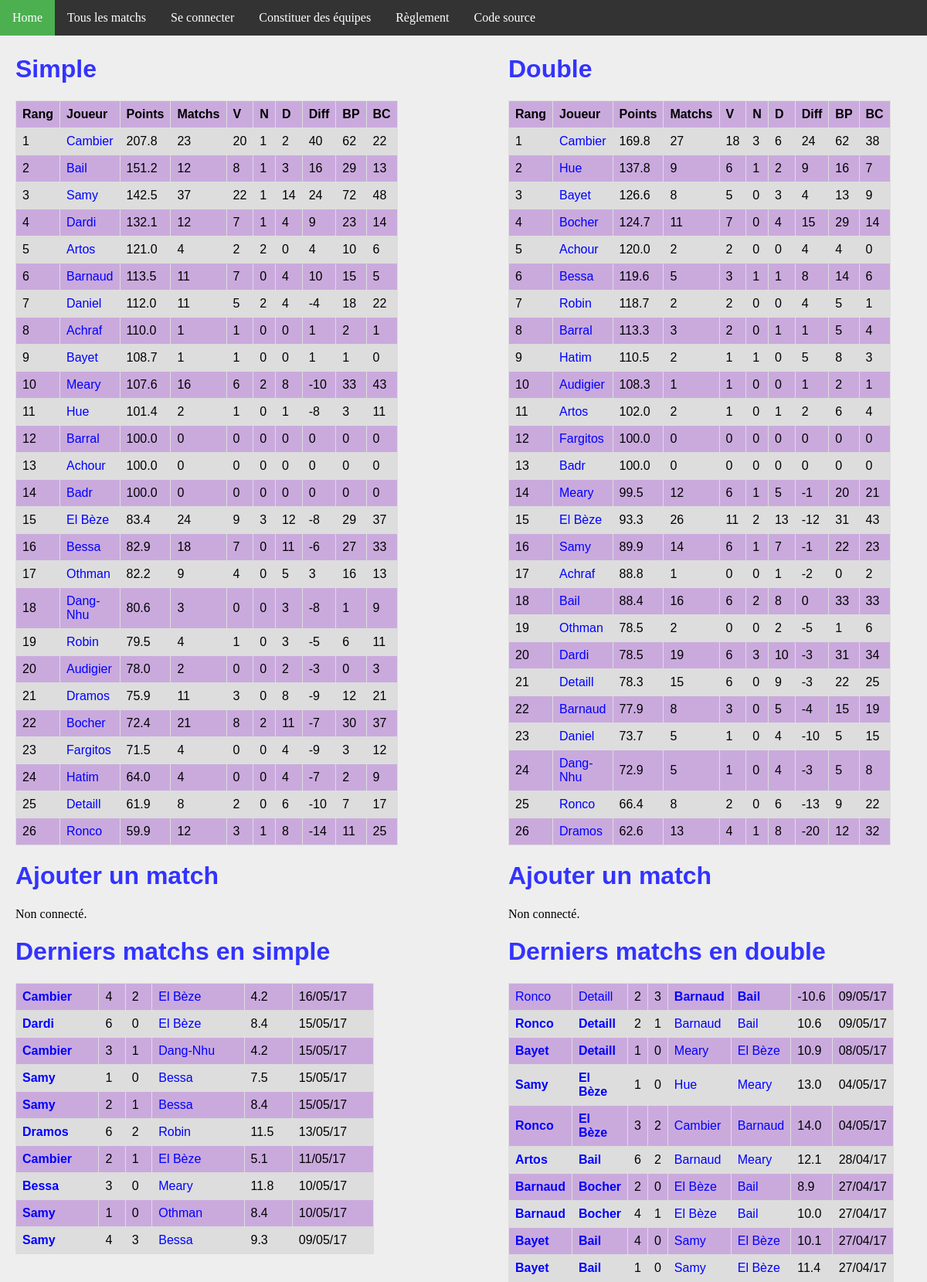
Before: / with the older database file.
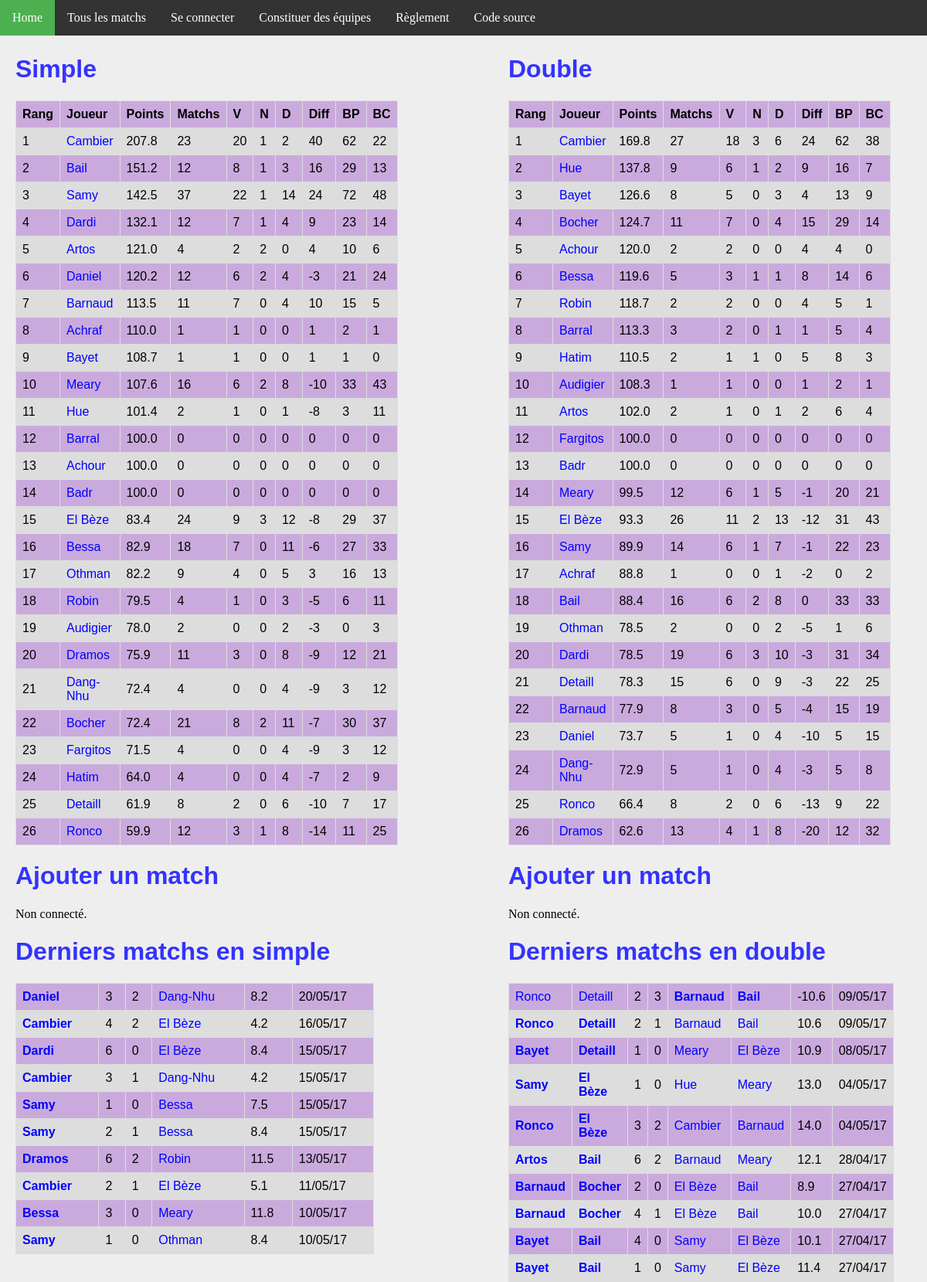
After: the same page with the newer database file.
### ranking/models.py (models this page shows, shortened)
class Joueur(models.Model):
    user = models.OneToOneField(User, on_delete=models.CASCADE)
    pseudo = models.CharField(max_length = 50, default="Pax lambda")
    simple_score = models.FloatField(default=100)
    simple_rang = models.IntegerField(default=0)
    simple_victoires = models.IntegerField(default=0)
    simple_nuls = models.IntegerField(default=0)
    simple_defaites = models.IntegerField(default=0)
    simple_buts_pour = models.IntegerField(default=0)
    simple_buts_contre = models.IntegerField(default=0)
    double_score = models.FloatField(default=100)
    double_rang = models.IntegerField(default=0)
    double_victoires = models.IntegerField(default=0)
    double_nuls = models.IntegerField(default=0)
    double_defaites = models.IntegerField(default=0)
    double_buts_pour = models.IntegerField(default=0)
    double_buts_contre = models.IntegerField(default=0)
    @property
    def simple_matchs(self):
        return self.simple_nuls + self.simple_victoires + self.simple_defaites
    @property
    def double_matchs(self):
        return self.double_nuls + self.double_victoires + self.double_defaites
    @property
    def simple_diff(self):
        return self.simple_buts_pour - self.simple_buts_contre
    @property
    def double_diff(self):
        return self.double_buts_pour - self.double_buts_contre

class MatchSimple(models.Model):
    domicile = models.ForeignKey('Joueur', related_name = 'dom')
    exterieur = models.ForeignKey('Joueur', related_name = 'exte')
    date = models.DateTimeField(auto_now_add=True)
    buts_domicile = models.IntegerField(default=0)
    buts_exterieur = models.IntegerField(default=0)
    points = models.FloatField(default=0)
    @property
    def winner(self):
        if self.buts_domicile > self.buts_exterieur:
            return 1.
        elif self.buts_domicile < self.buts_exterieur:
            return 0.
        else:
            return 0.5

class MatchDouble(models.Model):
    domicile_1 = models.ForeignKey('Joueur', related_name = 'dom1')
    domicile_2 = models.ForeignKey('Joueur', related_name = 'dom2')
    exterieur_1 = models.ForeignKey('Joueur', related_name = 'exte1')
    exterieur_2 = models.ForeignKey('Joueur', related_name = 'exte2')
    date = models.DateTimeField(auto_now_add=True)
    buts_domicile = models.IntegerField(default=0)
    buts_exterieur = models.IntegerField(default=0)
    points = models.FloatField(default=0)
    @property
    def winner(self):
        if self.buts_domicile > self.buts_exterieur:
            return 1.
        elif self.buts_domicile < self.buts_exterieur:
            return 0.
        else:
            return 0.5

### ranking/views.py (the view)
# urls.py: url(r'^$', views.index, name='index'),
def index(request):
    n_matchs = 10
    context = {
        'simple_ranking': Joueur.objects.order_by('simple_rang').all(),
        'double_ranking': Joueur.objects.order_by('double_rang').all(),
        'simple_matchs': MatchSimple.objects.order_by('-date').all()[:n_matchs],
        'double_matchs': MatchDouble.objects.order_by('-date').all()[:n_matchs],
    }
    return render(request, 'index.html', context)

### ranking/templatetags/app_filter.py (called while the page is built)
@register.filter(name='decimal')
def decimal(x):
    return '{0:.1f}'.format(x)

### ranking/templates/index.html (shortened to what the changed rows need)
{% extends 'base.html' %}
{% block body %}
{% load app_filter %}
<div id="column1" style="float:left; margin:0; width:40%;">
    <h1>Simple</h1>
    <table>
        <tr>
            <th>Rang</th>
            <th>Joueur</th>
            <th>Points</th>
            <th>Matchs</th>
            <th>V</th>
            <th>N</th>
            <th>D</th>
            <th>Diff</th>
            <th>BP</th>
            <th>BC</th>
        </tr>
        {% for j in simple_ranking %}
        <tr>
            <td>{{ j.simple_rang }}</td>
            <td><a class='joueur' href="{% url 'joueur' j.id %}">{{j.pseudo}}</a></td>
            <td>{{j.simple_score|decimal}}</td>
            <td>{{j.simple_matchs}}</td>
            <td>{{j.simple_victoires}}</td>
            <td>{{j.simple_nuls}}</td>
            <td>{{j.simple_defaites}}</td>
            <td>{{j.simple_diff}}</td>
            <td>{{j.simple_buts_pour}}</td>
            <td>{{j.simple_buts_contre}}</td>
        </tr>
        {% endfor %}
    </table>
    <h1>Ajouter un match</h1>
    <h1>Derniers matchs en simple</h1>
    <table>
        {% for m in simple_matchs %}
        <tr>
            <td {% if m.winner == 1 %} style='font-weight:bold'{% endif %} >
                <a class="joueur" href="{% url 'joueur' m.domicile.id %}">{{m.domicile.pseudo}}</a>
            </td>
            <td>{{m.buts_domicile}}</td>
            <td>{{m.buts_exterieur}}</td>
            <td {% if m.winner == 0 %} style='font-weight:bold'{% endif %} >
                <a class='joueur' href="{% url 'joueur' m.exterieur.id %}">{{m.exterieur.pseudo}}</a>
            </td>
            <td>{{m.points|decimal}}</td>
            <td>{{m.date | date:'d/m/y'}}</td>
        </tr>
        {% endfor %}
    </table>
</div>
<div id="column2" style="float:left; margin-left:15%;width:40%;">
<h1>Double</h1>
<table>
    <tr>
        <th>Rang</th>
        <th>Joueur</th>
        <th>Points</th>
        <th>Matchs</th>
        <th>V</th>
        <th>N</th>
        <th>D</th>
        <th>Diff</th>
        <th>BP</th>
        <th>BC</th>
    </tr>
    {% for j in double_ranking %}
    <tr>
        <td>{{ j.double_rang }}</td>
        <td><a class='joueur' href="{% url 'joueur' j.id %}">{{j.pseudo}}</a></td>
        <td>{{j.double_score|decimal}}</td>
        <td>{{j.double_matchs}}</td>
        <td>{{j.double_victoires}}</td>
        <td>{{j.double_nuls}}</td>
        <td>{{j.double_defaites}}</td>
        <td>{{j.double_diff}}</td>
        <td>{{j.double_buts_pour}}</td>
        <td>{{j.double_buts_contre}}</td>
    </tr>
    {% endfor %}
    </table>
    <h1>Ajouter un match</h1>
    <h1>Derniers matchs en double</h1>
    <table>
        {% for m in double_matchs %}
        <tr>
            <td {% if m.winner == 1 %} style='font-weight:bold'{% endif %} >
                <a class="joueur" href="{% url 'joueur' m.domicile_1.id %}">{{m.domicile_1.pseudo}}</a>
            </td>
            <td {% if m.winner == 1 %} style='font-weight:bold'{% endif %} >
                <a class="joueur" href="{% url 'joueur' m.domicile_2.id %}">{{m.domicile_2.pseudo}}</a>
            </td>
            <td>{{m.buts_domicile}}</td>
            <td>{{m.buts_exterieur}}</td>
            <td {% if m.winner == 0 %} style='font-weight:bold'{% endif %} >
                <a class='joueur' href="{% url 'joueur' m.exterieur_1.id %}">{{m.exterieur_1.pseudo}}</a>
            </td>
            <td {% if m.winner == 0 %} style='font-weight:bold'{% endif %} >
                <a class='joueur' href="{% url 'joueur' m.exterieur_2.id %}">{{m.exterieur_2.pseudo}}</a>
            </td>
            <td>{{m.points|decimal}}</td>
            <td>{{m.date | date:'d/m/y'}}</td>
        </tr>
        {% endfor %}
    </table>
    </div>
{% endblock %}

Changed rows visible on the page:
no longer on this page (row unchanged): MatchSimple: domicile.pseudo "Samy", buts_domicile "4", buts_exterieur "3", exterieur.pseudo "Bessa", points|decimal "9.3", date "09/05/17"
changed Joueur "Daniel": simple_rang "7" → "6"; simple_score|decimal "112.0" → "120.2"; simple_matchs "11" → "12"; simple_victoires "5" → "6"; simple_diff "-4" → "-3"; simple_buts_pour "18" → "21"; simple_buts_contre "22" → "24"; moves up the list
changed Joueur "Barnaud": simple_rang "6" → "7"
changed Joueur "Robin": simple_rang "19" → "18"
changed Joueur "Audigier": simple_rang "20" → "19"
changed Joueur "Dramos": simple_rang "21" → "20"
changed Joueur "Dang-Nhu": simple_rang "18" → "21"; simple_score|decimal "80.6" → "72.4"; simple_matchs "3" → "4"; simple_defaites "3" → "4"; simple_diff "-8" → "-9"; simple_buts_pour "1" → "3"; simple_buts_contre "9" → "12"; moves down the list
added MatchSimple: domicile.pseudo "Daniel", buts_domicile "3", buts_exterieur "2", exterieur.pseudo "Dang-Nhu", points|decimal "8.2", date "20/05/17"
